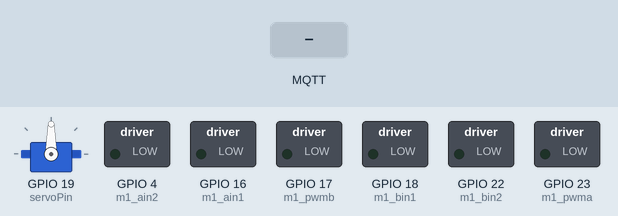
Recording of a sketch running on a simulated ESP32. On the bench: servo, switched loads named in the sketch (green lamp = pin HIGH). The test bench sets the inputs (shaded band). WiFi joins after 1.5 s; servers stay silent unless stated; no MQTT or app messages arrive unless stated; what the sketch prints to the serial monitor is not drawn.

Above: at 3.2 s.
3.3 s: MQTT message "/robot6_left_forward" arrives on the first subscribed topic
At 3.7 s:
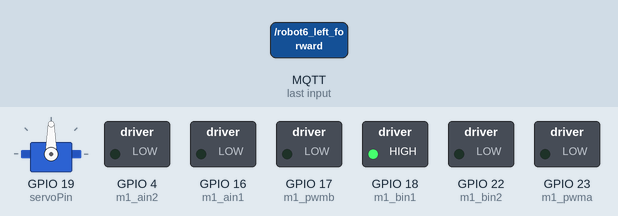
4.8 s: MQTT message "1" arrives on the first subscribed topic
At 5.9 s:
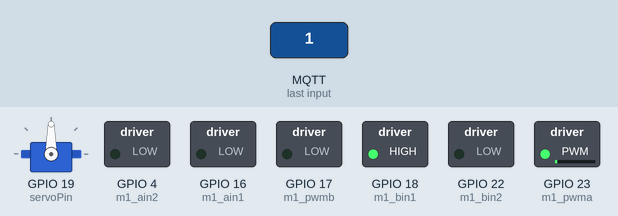
6.3 s: MQTT message "/robot6_left_forward" arrives on the second subscribed topic
At 7.1 s:
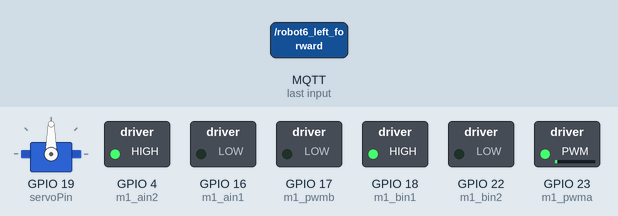
7.8 s: MQTT message "/robot6_gripper_open" arrives on the first subscribed topic
At 8.2 s:
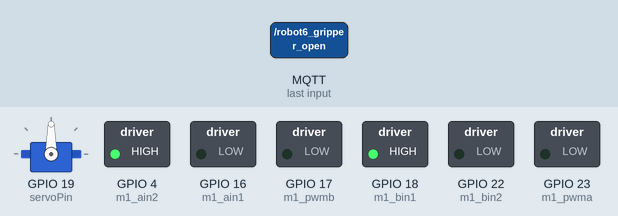
9.3 s: MQTT message "1" arrives on the second subscribed topic
At 10.5 s:
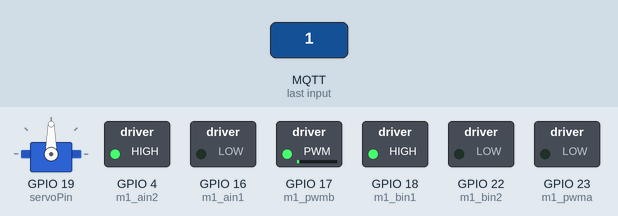
10.8 s: MQTT message "/robot6_left_forward" arrives on the third subscribed topic
At 11.7 s:
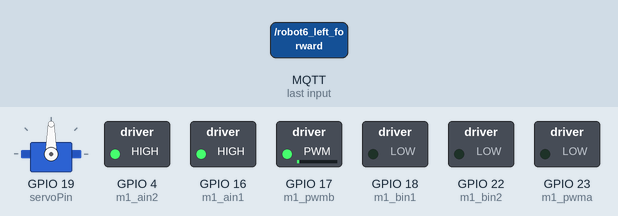
Timing chart, 0 to 13.3 s (numbered marks = the images above; inputs shaded):
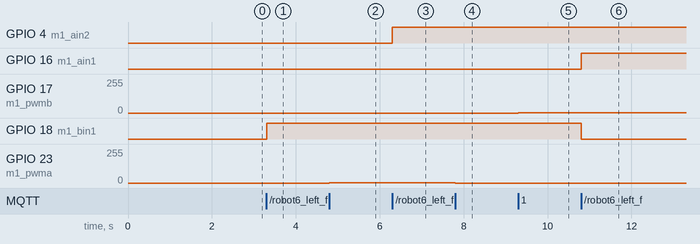

The sketch:

bot_spandan_6.ino
```cpp
#include <WiFi.h>
#include "PubSubClient.h"
#include "ESP32Servo.h"

//watch monster moterdriver pinout  for ain1, ain2, bin1, bin2, etc
//enable pin should be high with 3.3v
#define m1_ain1 16 //left
#define m1_bin2 22   //right
#define m1_bin1 18   //left
#define m1_ain2 4   //right
#define m1_pwma 23    //(left)
#define m1_pwmb 17    //(right)

int left_min_pwm_forward = 93;
int left_min_pwm_backward = 100;
int right_min_pwm_forward = 100;
int right_min_pwm_backward = 95;
WiFiClient espClient22;
PubSubClient client(espClient22);

// Replace with your network credentials (STATION)
const char* ssid = "AI/ML";
const char* password = "ACES@1234";

const char* mqtt_server = "192.168.1.117";

Servo myservo;
int pos = 0;
int servoPin = 19;
void initWiFi() {
  WiFi.mode(WIFI_STA);
  WiFi.begin(ssid, password);
  Serial.print("Connecting to WiFi ..");
  while (WiFi.status() != WL_CONNECTED) {
    Serial.print('.');
    delay(1000);
  }
  Serial.println(WiFi.localIP());
}

void setup() {
  ESP32PWM::allocateTimer(0);
	ESP32PWM::allocateTimer(1);
	ESP32PWM::allocateTimer(2);
	ESP32PWM::allocateTimer(3);
	myservo.setPeriodHertz(50);    // standard 50 hz servo
	myservo.attach(servoPin, 1000, 2000);
  Serial.begin(115200);
  initWiFi();
  Serial.print("RRSI: ");
  Serial.println(WiFi.RSSI());
  client.setServer(mqtt_server, 1883);
  client.setCallback(callback);
  pinMode(m1_ain1, OUTPUT);
  pinMode(m1_ain2, OUTPUT);
  pinMode(m1_bin1, OUTPUT);
  pinMode(m1_bin2, OUTPUT);
  pinMode(m1_pwma, OUTPUT);
  pinMode(m1_pwmb, OUTPUT);

  // digitalWrite(m1_pwma, HIGH);
  // digitalWrite(m1_pwmb, HIGH);
}

void callback(String topic, byte* message, unsigned int length) {
  Serial.print("Message arrived on topic: ");
  Serial.print(topic);
  Serial.print(". Message: ");

  String messageInfo;
  for (int i = 0; i < length; i++) {
    Serial.print((char)message[i]);
    messageInfo += (char)message[i];
  }
  Serial.println();

  // If a message is received on the topic room/lamp, you check if the message is either on or off. Turns the lamp GPIO according to the message
  // if(topic=="/robot7_left_forward"){
  //     // Serial.print("Displaying message to users");
  //     // if(messageInfo == "allert"){
  //     //  len = messageInfo.length();
  //     int pwm_value = messageInfo.toInt();
  //     analogWrite(m1_pwma,pwm_value);
  //     digitalWrite(m1_ain1, HIGH);
  //     digitalWrite(m1_bin1, LOW);
  //     Serial.print("robot7_left_forward : ");
  //     Serial.println(pwm_value);
  // }
  // if(topic=="/robot7_right_forward"){
  //     // Serial.print("Displaying message to users");
  //     // if(messageInfo == "allert"){
  //     //  len = messageInfo.length();
  //     int pwm_value = messageInfo.toInt();
  //     analogWrite(m1_pwma,pwm_value);
  //     digitalWrite(m1_ain2, HIGH);
  //     digitalWrite(m1_bin2, LOW);
  //     Serial.print("robot7_right_forward : ");
  //     Serial.println(pwm_value);
  // }
  // if(topic=="/robot7_left_backward"){
  //     // Serial.print("Displaying message to users");
  //     // if(messageInfo == "allert"){
  //     //  len = messageInfo.length();
  //     int pwm_value = messageInfo.toInt();
  //     analogWrite(m1_pwma,pwm_value);
  //     digitalWrite(m1_ain1, LOW);
  //     digitalWrite(m1_bin1, HIGH);
  //     Serial.print("robot7_left_backward : ");
  //     Serial.println(pwm_value);
  // }
  // if(topic=="/robot7_right_backward"){
  //     // Serial.print("Displaying message to users");
  //     // if(messageInfo == "allert"){
  //     //  len = messageInfo.length();
  //     int pwm_value = messageInfo.toInt();
  //     analogWrite(m1_pwma,pwm_value);
  //     digitalWrite(m1_ain2, LOW);
  //     digitalWrite(m1_bin2, HIGH);
  //     Serial.print("robot7_right_backward : ");
  //     Serial.println(pwm_value);
  // }
  if(topic=="/robot6_left_forward"){
      // Serial.print("Displaying message to users");
      // if(messageInfo == "allert"){
      //  len = messageInfo.length();

      int pwm_value = messageInfo.toInt();
      // if(pwm_value != 0)
      //   pwm_value = map(left_min_pwm_forward,255,0,255,pwm_value);
      analogWrite(m1_pwma,pwm_value);
      digitalWrite(m1_bin1, HIGH);
      digitalWrite(m1_ain1, LOW);
      Serial.print("robot6_left_forward : ");
      Serial.println(pwm_value);
  }
  if(topic=="/robot6_right_forward"){
      // Serial.print("Displaying message to users");
      // if(messageInfo == "allert"){
      //  len = messageInfo.length();
      int pwm_value = messageInfo.toInt();
      // if(pwm_value != 0)
      //   pwm_value = map(right_min_pwm_forward,255,0,255,pwm_value);
      analogWrite(m1_pwmb,pwm_value);
      digitalWrite(m1_ain2, HIGH);
      digitalWrite(m1_bin2, LOW);
      Serial.print("robot6_right_forward : ");
      Serial.println(pwm_value);
  }
  if(topic=="/robot6_gripper_close"){
      // Serial.print("Displaying message to users");
      // if(messageInfo == "allert"){
      //  len = messageInfo.length();
      for (pos = 0; pos <= 360; pos += 1) { // goes from 0 degrees to 180 degrees
        // in steps of 1 degree
        myservo.write(pos);    // tell servo to go to position in variable 'pos'
        delay(15);             // waits 15ms for the servo to reach the position
	    }
  }
  if(topic=="/robot6_gripper_open"){
      // Serial.print("Displaying message to users");
      // if(messageInfo == "allert"){
      //  len = messageInfo.length();
      for (pos = 360; pos >= 0; pos -= 1) { // goes from 180 degrees to 0 degrees
        myservo.write(pos);    // tell servo to go to position in variable 'pos'
        delay(15);             // waits 15ms for the servo to reach the position
      }
  }
  if(topic=="/robot6_left_backward"){
      // Serial.print("Displaying message to users");
      // if(messageInfo == "allert"){
      //  len = messageInfo.length();
      int pwm_value = messageInfo.toInt();
      // if(pwm_value != 0)
      //   pwm_value = map(left_min_pwm_backward,255,0,255,pwm_value);
      analogWrite(m1_pwma,pwm_value);
      digitalWrite(m1_bin1, LOW);
      digitalWrite(m1_ain1, HIGH);
      Serial.print("robot6_left_backward : ");
      Serial.println(pwm_value);
  }
  if(topic=="/robot6_right_backward"){
      Serial.print("Displaying message to users");
      // if(messageInfo == "allert"){
      //  len = messageInfo.length();
      int pwm_value = messageInfo.toInt();
      // if(pwm_value != 0)
      //   pwm_value = map(right_min_pwm_backward,255,0,255,pwm_value);
      analogWrite(m1_pwmb,pwm_value);
      digitalWrite(m1_ain2, LOW);
      digitalWrite(m1_bin2, HIGH);
      Serial.print("robot6_right_backward : ");
      Serial.println(pwm_value);
  }
  Serial.println();
}
// void backward()
// {
//   digitalWrite(m1_ain1, LOW);
//   digitalWrite(m1_bin1, LOW);
//   digitalWrite(m1_ain2, HIGH);
//   digitalWrite(m1_bin2, HIGH);
//   Serial.println("forward");
// }

// void forward()
// {
//   digitalWrite(m1_ain1, HIGH);
//   digitalWrite(m1_bin1, HIGH);
//   digitalWrite(m1_ain2, LOW);
//   digitalWrite(m1_bin2, LOW);
//   Serial.println("backward");
// }

// void left()
// {
//   digitalWrite(m1_ain1, LOW);
//   digitalWrite(m1_bin1, HIGH);
//   digitalWrite(m1_ain2, HIGH);
//   digitalWrite(m1_bin2, LOW);
//   Serial.println("left");
// }

// void right()
// {
//   digitalWrite(m1_ain1, HIGH);
//   digitalWrite(m1_bin1, LOW);
//   digitalWrite(m1_ain2, LOW);
//   digitalWrite(m1_bin2, HIGH);
//   Serial.println("right");
// }

// void stop()
// {
//   digitalWrite(m1_ain1, LOW);
//   digitalWrite(m1_bin1, LOW);
//   digitalWrite(m1_ain2, LOW);
//   digitalWrite(m1_bin2, LOW);
//   Serial.println("stop");
// }

void reconnect() {
  // Loop until we're reconnected
  while (!client.connected()) {
    Serial.print("Attempting MQTT connection...");


    if (client.connect("ESP32Client22")) {
      Serial.println("connected");
      // Subscribe or resubscribe to a topic
      // You can subscribe to more topics (to control more LEDs in this example)
      // client.subscribe("/robot7_left_forward");
      // client.subscribe("/robot7_right_forward");
      // client.subscribe("/robot7_left_backward");
      // client.subscribe("/robot7_right_backward");
      client.subscribe("/robot6_left_forward");
      client.subscribe("/robot6_right_forward");
      client.subscribe("/robot6_left_backward");
      client.subscribe("/robot6_right_backward");
      client.subscribe("/robot6_gripper_open");
      client.subscribe("/robot6_gripper_close");

    } else {
      Serial.print("failed, rc=");
      Serial.print(client.state());
      Serial.println(" try again in 5 seconds");
      // Wait 5 seconds before retrying
      delay(5000);
    }
  }
}

void loop() {
  if (!client.connected()) {
    reconnect();
  }
  if ((WiFi.status() != WL_CONNECTED)){
    Serial.println("Reconnecting to WiFi...");
    initWiFi();
  }

if(!client.loop()){
    client.connect("ESP32Client22");
      }
}
```

Measured:
- after the input at 3.3 s, GPIO 18 (m1_bin1): LOW → HIGH at once
- after the input at 4.8 s, GPIO 23 (m1_pwma): 0/255 → 1/255 at once
- after the input at 6.3 s, GPIO 4 (m1_ain2): LOW → HIGH at once
- after the input at 7.8 s, GPIO 23 (m1_pwma): 1/255 → 0/255 at once
- after the input at 9.3 s, GPIO 17 (m1_pwmb): 0/255 → 1/255 at once
- after the input at 10.8 s, GPIO 16 (m1_ain1): LOW → HIGH at once; GPIO 18 (m1_bin1): HIGH → LOW at once
